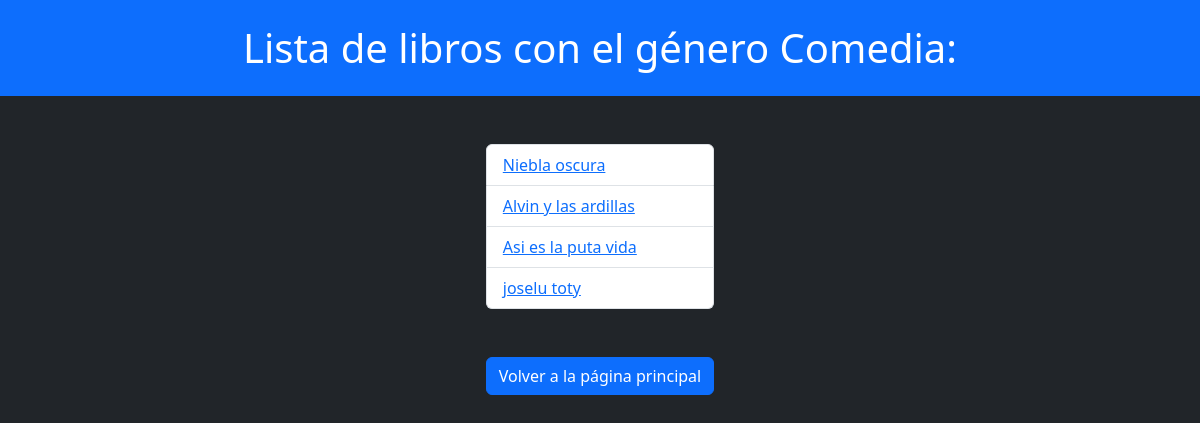
/books/generos/Comedia/, run on an earlier commit of the app's database.
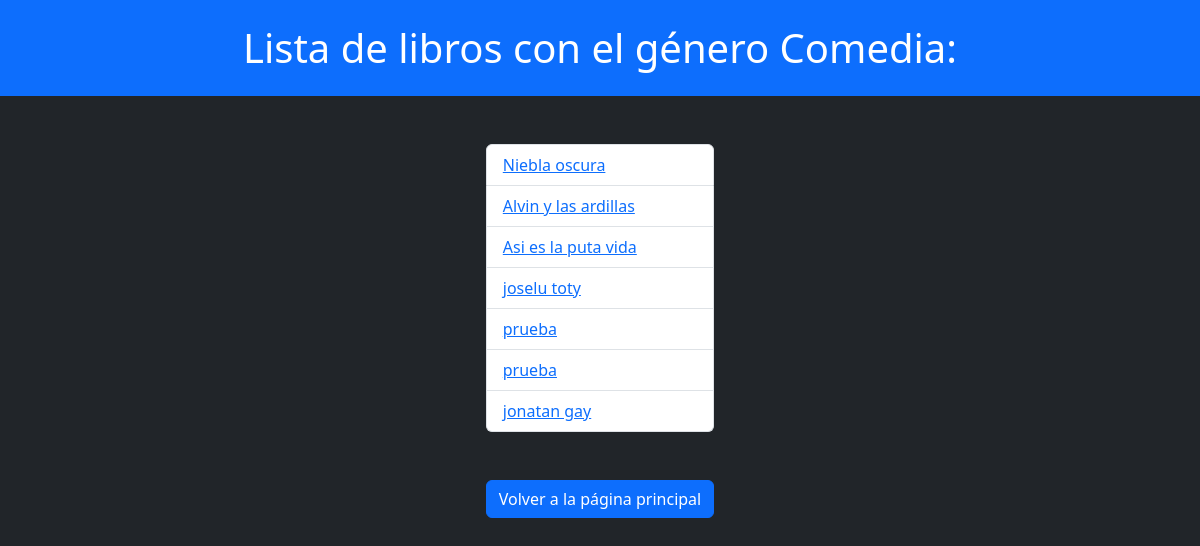
And on a later commit of the database.
### books/models.py (models this page shows, shortened)
class Book(models.Model):
    title = models.CharField(max_length=50)
    authors = models.ForeignKey(Author, on_delete=models.CASCADE)
    genre = models.ForeignKey('Genre', on_delete=models.CASCADE)
    publish_date = models.DateTimeField()
    sumary = models.TextField()

### books/views.py (the view)
# urls.py: path("generos/<str:genre_name>/", views.genre_detail, name='genre_detail'),
def genre_detail(request, genre_name):
    genre = get_object_or_404(Genre, name=genre_name)
    libros = Book.objects.filter(genre=genre)
    return render(request, template_name="books/librosgen.html", context={"genre": genre, "libros": libros})

### books/models.py (called while the page is built)
    def __str__(self):
        return f"{self.name}"

### books/templates/books/librosgen.html (shortened to what this page needs)
<!DOCTYPE html>
<html lang="en">
<head>
    <link href="https://cdn.jsdelivr.net/npm/bootstrap@5.3.3/dist/css/bootstrap.min.css" rel="stylesheet">
</head>
<body class="text-bg-dark">
<h1 class="container-fluid text-center text-bg-primary p-4">Lista de libros con el género {{ genre }}:</h1>
<div class="d-grid mt-5 justify-content-center">
    <ul class="list-group">
        {% for libro in libros %}
            <li class="list-group-item"><a href="{% url 'books:detail' libro.id %}"> {{ libro.title }}</a></li>
        {%  endfor %}
    </ul>
    <a class="mt-5" href="{% url 'books:index' %}"><button class="btn btn-primary" type="button">Volver a la página principal</button></a>
</div>
</body>
</html>

What changed in the data, as far as the page shows it:
added Book: title "prueba"
added Book: title "prueba"
added Book: title "jonatan gay"
